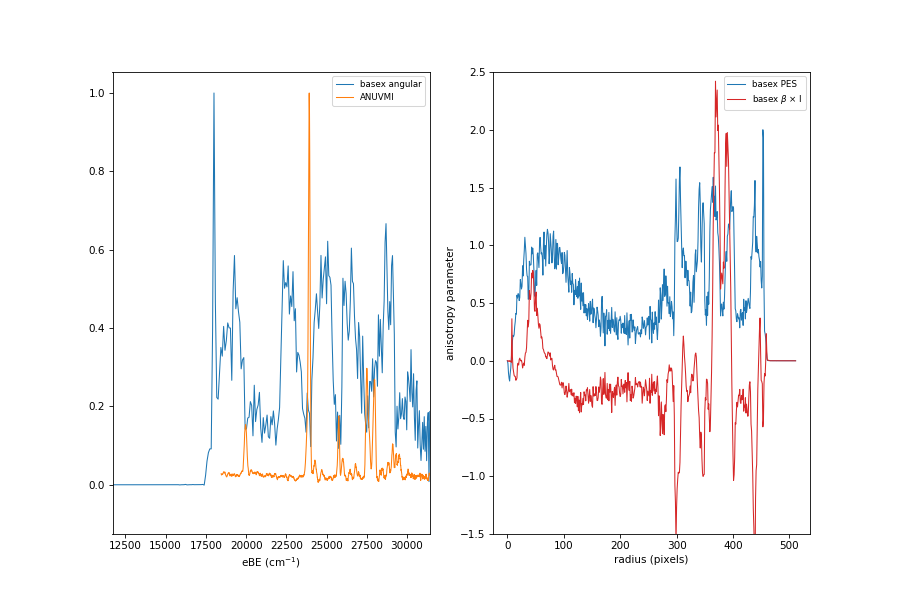

Write Python code to recreate this figure.
import numpy as np
import abel
import matplotlib.pyplot as plt

sz = 1024
sf = 1.19e-5
zoom = sz/2048

expt = np.loadtxt(f'../../C2H_ANU_PES/C2H-266nm.dat', unpack=True)

#im = np.loadtxt(f'../../C2H_ANU_PES/C2H-266nm.txt')
im = np.loadtxt(f'stg121/C2H-25M16CMb1024.txt')

# inverse Abel transform
aim = abel.Transform(im, method='basex', 
                     transform_options=dict(reg=100),
                     center='slice', angular_integration=True)

I, beta = abel.tools.vmi.Ibeta(aim.transform, window=9)

R, Iint = aim.angular_integration

# convert radius, intensity to eBE, PES
eBEbas, PESbas = abel.tools.vmi.toPES(R[:len(I)], I, 
                           energy_cal_factor=sf,
                           photon_energy=1.0e7/266, Vrep=-2000,
                           zoom=zoom)

eBEint, PESint = abel.tools.vmi.toPES(R, Iint, 
                           energy_cal_factor=sf,
                           photon_energy=1.0e7/266, Vrep=-2000,
                           zoom=zoom)


# plot ------------------
fig, (ax0, ax1) = plt.subplots(1, 2, figsize=(12, 8))

ax0.plot(eBEint, PESint/PESint.max(), label='basex angular', lw=1)
ax0.plot(*expt, label='ANUVMI', lw=1)
ax0.legend(labelspacing=0.5, fontsize='small')
ax0.axis(xmin=11700, xmax=31400)
ax0.set_xlabel(r'eBE (cm$^{-1}$)')

ax1.plot(I*2/I.max(), label='basex PES', lw=1)
ax1.plot(beta*I*2/I.max(), 'C3', label=r'basex $\beta$ $\times$ I', lw=1)
ax1.axis(ymin=-1.5, ymax=2.5)
ax1.set_xlabel(r'radius (pixels)')
ax1.set_ylabel('anisotropy parameter')
ax1.legend(labelspacing=0.5, fontsize='small')

plt.savefig('266-pyabel.png', dpi=75, bb_inches='tight')
plt.show()

width=3.487
height=width/1.4
one_col = (2*width, 2*height)
fig=plt.figure(figsize=one_col)

plt.plot(I*2/I.max(), 'k--', label='basex PES', lw=1.5)
plt.plot(beta*I*2/I.max(), 'C3', label=r'basex $\beta$ $\times$ I', lw=1.5)
plt.xlabel('radius (pixels)',fontsize=15)
plt.ylabel('intensity (arb. u.)',fontsize=15)
plt.yticks([])
#plt.xticklabels(['0','100','200','300','400'])
plt.legend(labelspacing=0.5, fontsize=10)
plt.savefig('266-pyabel.pdf', dpi=300, bb_inches='tight')
plt.show()

np.savetxt('266-radial.dat',I*2/I.max())
